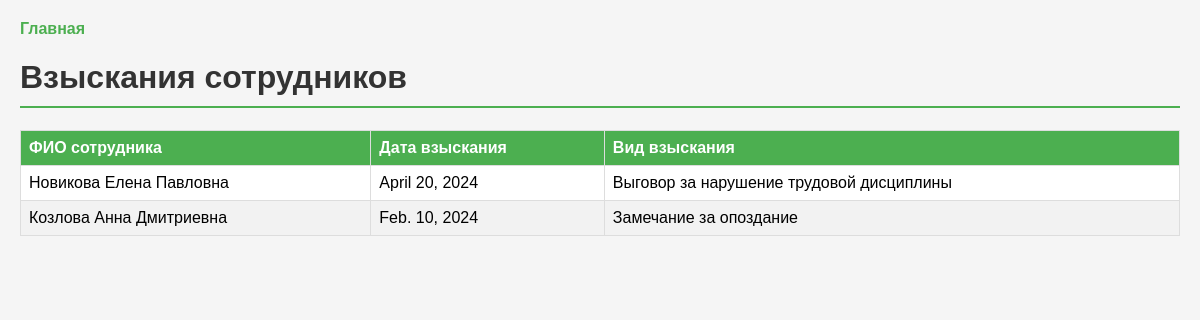
Screenshot of /hr/penalties/ with the database file from the repository.
### hr/models.py (models this page shows, shortened)
class Penalty(models.Model):
    employee = models.ForeignKey(
        Employee,
        on_delete=models.CASCADE,
        verbose_name="Сотрудник",
        related_name="penalties"
    )
    penalty_date = models.DateField(verbose_name="Дата взыскания")
    penalty_type = models.CharField(max_length=100, verbose_name="Вид взыскания")
    class Meta:
        verbose_name = "Взыскание"
        verbose_name_plural = "Взыскания"

class Employee(models.Model):
    full_name = models.CharField(max_length=200, verbose_name="ФИО сотрудника")
    passport_number = models.CharField(max_length=20, unique=True, verbose_name="Номер паспорта")
    birth_date = models.DateField(verbose_name="Дата рождения")
    home_address = models.TextField(null=True, blank=True, verbose_name="Домашний адрес")
    home_phone = models.CharField(max_length=20, null=True, blank=True, verbose_name="Домашний телефон")
    position = models.ForeignKey(
        Position,
        on_delete=models.SET_NULL,
        null=True,
        blank=True,
        verbose_name="Должность",
        related_name="employees"
    )
    class Meta:
        verbose_name = "Сотрудник"
        verbose_name_plural = "Сотрудники"

### hr/views.py (the view)
# urls.py: path('penalties/', views.penalty_list, name='penalty_list'),
def penalty_list(request):
    penalties = Penalty.objects.select_related('employee').order_by('-penalty_date')
    return render(request, 'hr/penalty_list.html', {'penalties': penalties})

### hr/templates/hr/penalty_list.html (shortened to what this page needs)
{% load static %}
<!DOCTYPE html>
<html>
<head>
    <link rel="stylesheet" type="text/css" href="{% static 'hr/style.css' %}"/>
</head>
<body>
    <div class="nav">
        <a href="{% url 'hr:index' %}">Главная</a>
    </div>
    <h1>Взыскания сотрудников</h1>
    <table>
        <thead>
            <tr>
                <th>ФИО сотрудника</th>
                <th>Дата взыскания</th>
                <th>Вид взыскания</th>
            </tr>
        </thead>
        <tbody>
            {% for p in penalties %}
            <tr>
                <td>{{ p.employee.full_name }}</td>
                <td>{{ p.penalty_date }}</td>
                <td>{{ p.penalty_type }}</td>
            </tr>
            {% endfor %}
        </tbody>
    </table>
</body>
</html>

### hr/static/hr/style.css (style rules this page uses)
body { font-family: Arial, sans-serif; margin: 20px; background-color: #f5f5f5; }
h1 { color: #333; border-bottom: 2px solid #4CAF50; padding-bottom: 10px; }
a { color: #4CAF50; text-decoration: none; }
table { border: 1px solid #ddd; border-collapse: collapse; width: 100%; background-color: white; margin-top: 10px; }
th, td { border: 1px solid #ddd; padding: 8px; text-align: left; }
th { background-color: #4CAF50; color: white; }
tr:nth-child(even) { background-color: #f2f2f2; }
.nav { margin-bottom: 20px; }
.nav a { margin-right: 15px; font-weight: bold; }

### rows the page displays
Penalty: employee.full_name "Новикова Елена Павловна", penalty_date "April 20, 2024", penalty_type "Выговор за нарушение трудовой дисциплины"
Penalty: employee.full_name "Козлова Анна Дмитриевна", penalty_date "Feb. 10, 2024", penalty_type "Замечание за опоздание"
